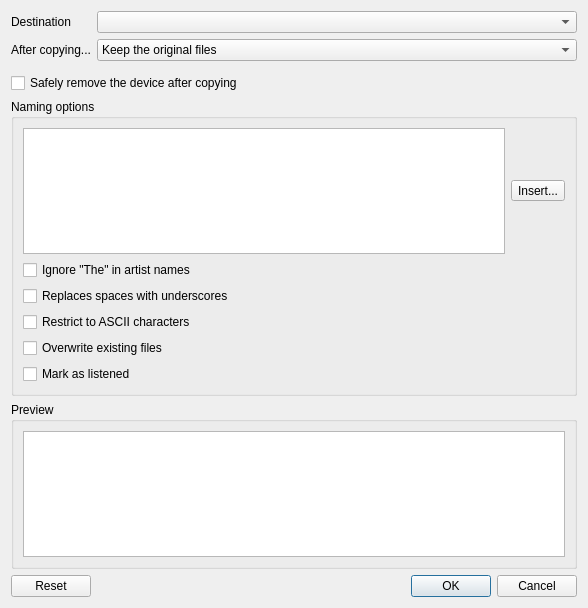
<?xml version="1.0" encoding="UTF-8"?>
<ui version="4.0">
 <class>OrganiseDialog</class>
 <widget class="QDialog" name="OrganiseDialog">
  <property name="geometry">
   <rect>
    <x>0</x>
    <y>0</y>
    <width>588</width>
    <height>608</height>
   </rect>
  </property>
  <property name="windowTitle">
   <string>Organise Files</string>
  </property>
  <property name="windowIcon">
   <iconset resource="../../data/icons.qrc">
    <normaloff>:/icons/64x64/strawberry.png</normaloff>:/icons/64x64/strawberry.png</iconset>
  </property>
  <layout class="QVBoxLayout" name="verticalLayout_2">
   <item>
    <layout class="QFormLayout" name="formLayout">
     <item row="0" column="0">
      <widget class="QLabel" name="label">
       <property name="text">
        <string>Destination</string>
       </property>
      </widget>
     </item>
     <item row="0" column="1">
      <widget class="QComboBox" name="destination"/>
     </item>
     <item row="1" column="0">
      <widget class="QLabel" name="label_2">
       <property name="text">
        <string>After copying...</string>
       </property>
      </widget>
     </item>
     <item row="1" column="1">
      <widget class="QComboBox" name="aftercopying">
       <item>
        <property name="text">
         <string>Keep the original files</string>
        </property>
       </item>
       <item>
        <property name="text">
         <string>Delete the original files</string>
        </property>
       </item>
      </widget>
     </item>
    </layout>
   </item>
   <item>
    <widget class="FreeSpaceBar" name="free_space" native="true"/>
   </item>
   <item>
    <widget class="QCheckBox" name="eject_after">
     <property name="text">
      <string>Safely remove the device after copying</string>
     </property>
    </widget>
   </item>
   <item>
    <widget class="QGroupBox" name="naming_group">
     <property name="title">
      <string>Naming options</string>
     </property>
     <layout class="QVBoxLayout" name="verticalLayout">
      <item>
       <layout class="QHBoxLayout" name="horizontalLayout">
        <item>
         <widget class="LineTextEdit" name="naming">
          <property name="toolTip">
           <string>&lt;p&gt;Tokens start with %, for example: %artist %album %title &lt;/p&gt;

&lt;p&gt;If you surround sections of text that contain a token with curly-braces, that section will be hidden if the token is empty.&lt;/p&gt;</string>
          </property>
          <property name="lineWrapMode">
           <enum>QTextEdit::NoWrap</enum>
          </property>
          <property name="acceptRichText">
           <bool>false</bool>
          </property>
         </widget>
        </item>
        <item>
         <widget class="QToolButton" name="insert">
          <property name="text">
           <string>Insert...</string>
          </property>
          <property name="popupMode">
           <enum>QToolButton::InstantPopup</enum>
          </property>
         </widget>
        </item>
       </layout>
      </item>
      <item>
       <widget class="QCheckBox" name="replace_the">
        <property name="text">
         <string>Ignore &quot;The&quot; in artist names</string>
        </property>
       </widget>
      </item>
      <item>
       <widget class="QCheckBox" name="replace_spaces">
        <property name="text">
         <string>Replaces spaces with underscores</string>
        </property>
       </widget>
      </item>
      <item>
       <widget class="QCheckBox" name="replace_ascii">
        <property name="text">
         <string>Restrict to ASCII characters</string>
        </property>
       </widget>
      </item>
      <item>
       <widget class="QCheckBox" name="overwrite">
        <property name="text">
         <string>Overwrite existing files</string>
        </property>
       </widget>
      </item>
      <item>
       <widget class="QCheckBox" name="mark_as_listened">
        <property name="text">
         <string>Mark as listened</string>
        </property>
       </widget>
      </item>
     </layout>
    </widget>
   </item>
   <item>
    <widget class="QGroupBox" name="preview_group">
     <property name="title">
      <string>Preview</string>
     </property>
     <layout class="QVBoxLayout" name="verticalLayout_3">
      <item>
       <widget class="QStackedWidget" name="preview_stack">
        <property name="currentIndex">
         <number>0</number>
        </property>
        <widget class="QWidget" name="preview_page">
         <layout class="QVBoxLayout" name="verticalLayout_4">
          <property name="spacing">
           <number>0</number>
          </property>
          <property name="leftMargin">
           <number>0</number>
          </property>
          <property name="topMargin">
           <number>0</number>
          </property>
          <property name="rightMargin">
           <number>0</number>
          </property>
          <property name="bottomMargin">
           <number>0</number>
          </property>
          <item>
           <widget class="QListWidget" name="preview"/>
          </item>
         </layout>
        </widget>
        <widget class="QWidget" name="loading_page">
         <layout class="QHBoxLayout" name="horizontalLayout_2">
          <property name="spacing">
           <number>0</number>
          </property>
          <property name="leftMargin">
           <number>0</number>
          </property>
          <property name="topMargin">
           <number>0</number>
          </property>
          <property name="rightMargin">
           <number>0</number>
          </property>
          <property name="bottomMargin">
           <number>0</number>
          </property>
          <item>
           <spacer name="horizontalSpacer">
            <property name="orientation">
             <enum>Qt::Horizontal</enum>
            </property>
            <property name="sizeHint" stdset="0">
             <size>
              <width>264</width>
              <height>20</height>
             </size>
            </property>
           </spacer>
          </item>
          <item>
           <widget class="BusyIndicator" name="loading_indicator" native="true">
            <property name="text" stdset="0">
             <string>Loading...</string>
            </property>
           </widget>
          </item>
          <item>
           <spacer name="horizontalSpacer_2">
            <property name="orientation">
             <enum>Qt::Horizontal</enum>
            </property>
            <property name="sizeHint" stdset="0">
             <size>
              <width>264</width>
              <height>20</height>
             </size>
            </property>
           </spacer>
          </item>
         </layout>
        </widget>
       </widget>
      </item>
     </layout>
    </widget>
   </item>
   <item>
    <widget class="QDialogButtonBox" name="button_box">
     <property name="orientation">
      <enum>Qt::Horizontal</enum>
     </property>
     <property name="standardButtons">
      <set>QDialogButtonBox::Cancel|QDialogButtonBox::Ok|QDialogButtonBox::Reset</set>
     </property>
    </widget>
   </item>
  </layout>
 </widget>
 <customwidgets>
  <customwidget>
   <class>FreeSpaceBar</class>
   <extends>QWidget</extends>
   <header>widgets/freespacebar.h</header>
   <container>1</container>
  </customwidget>
  <customwidget>
   <class>LineTextEdit</class>
   <extends>QTextEdit</extends>
   <header>widgets/linetextedit.h</header>
  </customwidget>
  <customwidget>
   <class>BusyIndicator</class>
   <extends>QWidget</extends>
   <header>widgets/busyindicator.h</header>
   <container>1</container>
  </customwidget>
 </customwidgets>
 <tabstops>
  <tabstop>destination</tabstop>
  <tabstop>aftercopying</tabstop>
  <tabstop>eject_after</tabstop>
  <tabstop>naming</tabstop>
  <tabstop>insert</tabstop>
  <tabstop>replace_the</tabstop>
  <tabstop>replace_spaces</tabstop>
  <tabstop>replace_ascii</tabstop>
  <tabstop>overwrite</tabstop>
  <tabstop>button_box</tabstop>
 </tabstops>
 <resources>
  <include location="../../data/data.qrc"/>
  <include location="../../data/icons.qrc"/>
 </resources>
 <connections>
  <connection>
   <sender>button_box</sender>
   <signal>accepted()</signal>
   <receiver>OrganiseDialog</receiver>
   <slot>accept()</slot>
   <hints>
    <hint type="sourcelabel">
     <x>257</x>
     <y>487</y>
    </hint>
    <hint type="destinationlabel">
     <x>157</x>
     <y>274</y>
    </hint>
   </hints>
  </connection>
  <connection>
   <sender>button_box</sender>
   <signal>rejected()</signal>
   <receiver>OrganiseDialog</receiver>
   <slot>reject()</slot>
   <hints>
    <hint type="sourcelabel">
     <x>325</x>
     <y>487</y>
    </hint>
    <hint type="destinationlabel">
     <x>286</x>
     <y>274</y>
    </hint>
   </hints>
  </connection>
 </connections>
</ui>
